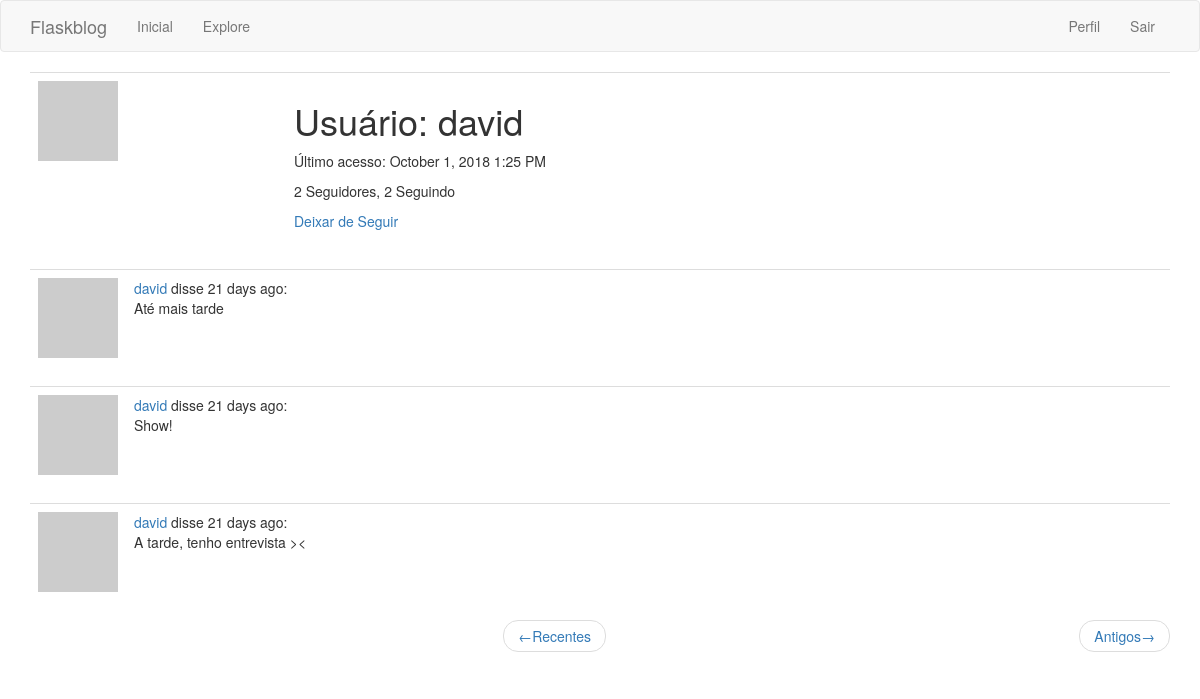
The app's page /user/david (signed in), older data.
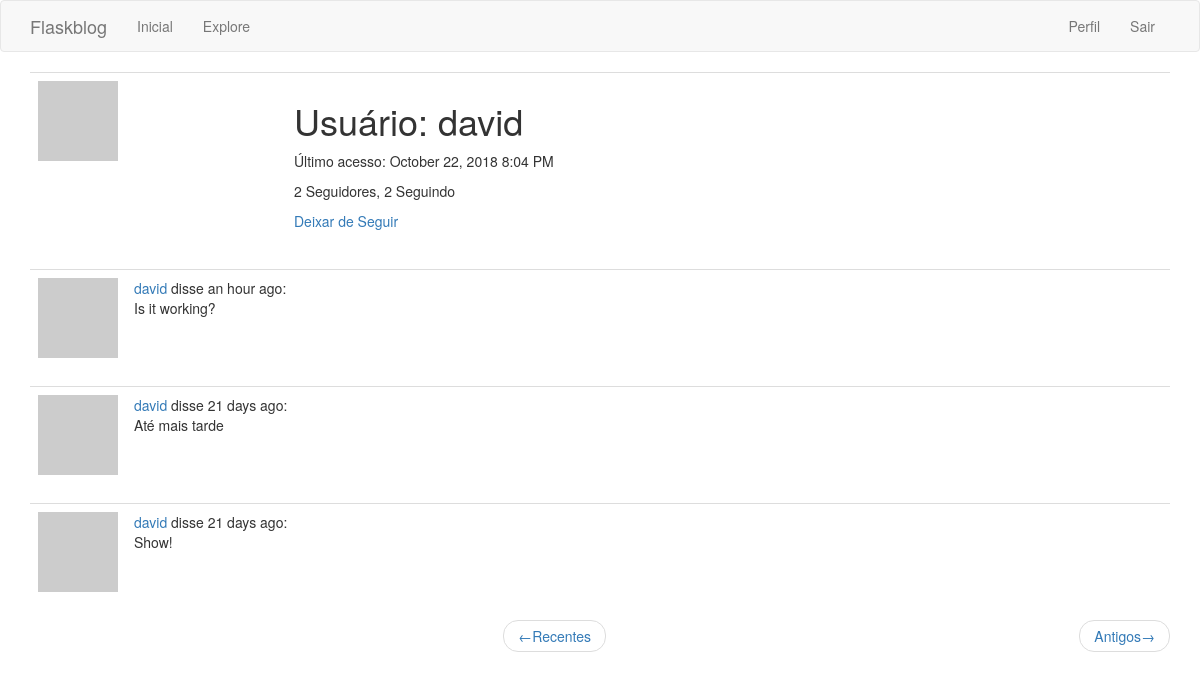
The same page, newer data.
### app/models.py (models this page shows, shortened)
class User(UserMixin, db.Model):
    id = db.Column(db.Integer, primary_key=True)
    username = db.Column(db.String(64), index=True, unique=True)
    email = db.Column(db.String(120), index=True, unique=True)
    password_hash = db.Column(db.String(128))
    posts = db.relationship('Post', backref='author', lazy='dynamic')
    about_me = db.Column(db.String(140))
    last_seen = db.Column(db.DateTime, default=datetime.utcnow)
    followed = db.relationship(
        'User', secondary=followers,
        primaryjoin=(followers.c.follower_id == id),
        secondaryjoin=(followers.c.followed_id == id),
        backref=db.backref('followers', lazy='dynamic'), lazy='dynamic')
    def avatar(self, size):
        digest = md5(self.email.lower().encode('utf-8')).hexdigest()
        return 'https://www.gravatar.com/avatar/{}?d=identicon&s={}'.format(
            digest, size)
    def is_following(self, user):
        return self.followed.filter(
            followers.c.followed_id == user.id).count() > 0

class Post(db.Model):
    id = db.Column(db.Integer, primary_key=True)
    body = db.Column(db.String(140))
    timestamp = db.Column(db.DateTime, index=True, default=datetime.utcnow)
    user_id = db.Column(db.Integer, db.ForeignKey('user.id'))

### app/routes.py (the view)
@app.route('/user/<username>')
@login_required
def user(username):
    user = User.query.filter_by(username=username).first_or_404()
    page = request.args.get('page', 1, type=int)
    posts = user.posts.order_by(Post.timestamp.desc()).paginate(
        page, app.config['POSTS_PER_PAGE'], False)
    next_url = url_for('user', username=user.username, page=posts.next_num) \
        if posts.has_next else None
    prev_url = url_for('user', username=user.username, page=posts.prev_num) \
        if posts.has_prev else None
    return render_template('user.html', user=user, posts=posts.items,
                            prev_url=prev_url, next_url=next_url)

### app/models.py (called while the page is built)
@login.user_loader
def load_user(id):
    return User.query.get(int(id))

### app/routes.py (called while the page is built)
@app.before_request
def before_request():
    if current_user.is_authenticated:
        current_user.last_seen = datetime.utcnow()
        db.session.commit()

### app/templates/user.html (shortened to what this page needs)
{% extends "base.html" %}
{% block app_content %}
<table class="table table-hover">
	<tr>
		<td width="256px"><img src="{{ user.avatar(256) }}"></td>
		<td>
			<h1>Usuário: {{ user.username }}</h1>
			{% if user.last_seen %}
				<p>Último acesso: {{ moment(user.last_seen).format('LLL') }}</p>
			{% endif %}
			<p>
				{{ user.followers.count() }} Seguidores,
				{{ user.followed.count() }} Seguindo
			</p>
			{% if user == current_user %}
				<p><a href="{{ url_for('edit_profile') }}">Editar perfil</a></p>
			{% elif not current_user.is_following(user) %}
				<p><a href="{{ url_for('follow', username=user.username) }}">Seguir</a></p>
			{% else %}
				<p><a href="{{ url_for('unfollow', username=user.username) }}">Deixar de Seguir</a></p>
			{% endif %}
		</td>
	</tr>
</table>
{% for post in posts %}
	{% include "_post.html" %}
{% endfor %}
<nav aria-label="...">
	<ul class="pager">
		<li class="previous{% if not prev_url %}disabled{% endif %}">
			<a href="{{ prev_url or '#' }}">
				<span aria-hidden="true">&larr;</span>Recentes
			</a>
		</li>
		<li class="next{% if not next_url %}disabled{% endif %}">
			<a href="{{ next_url or '#' }}">
				Antigos<span aria-hidden="true">&rarr;</span>
			</a>
		</li>
	</ul>
</nav>
{% endblock %}

### app/templates/_post.html
<table class="table table-hover">
	<tr>
		<td width="70px">
			<a href="{{ url_for('user', username=post.author.username) }}">
				<img src="{{ post.author.avatar(70) }}" />
			</a>
		</td>
		<td>
			<a href="{{ url_for('user', username=post.author.username) }}">
				{{ post.author.username }}
 			</a>
			disse {{ moment(post.timestamp).fromNow() }}:
			<br>
			{{ post.body }}
		</td>
	</tr>
</table>

Row changes from the older to the newer data that the page shows:
no longer on this page (row unchanged): Post: author.username "david", timestamp "21 days ago", body "A tarde, tenho entrevista ><"
changed User "david": last_seen "October 1, 2018 1:25 PM" → "October 22, 2018 8:04 PM"
added Post: author.username "david", timestamp "an hour ago", body "Is it working?"
